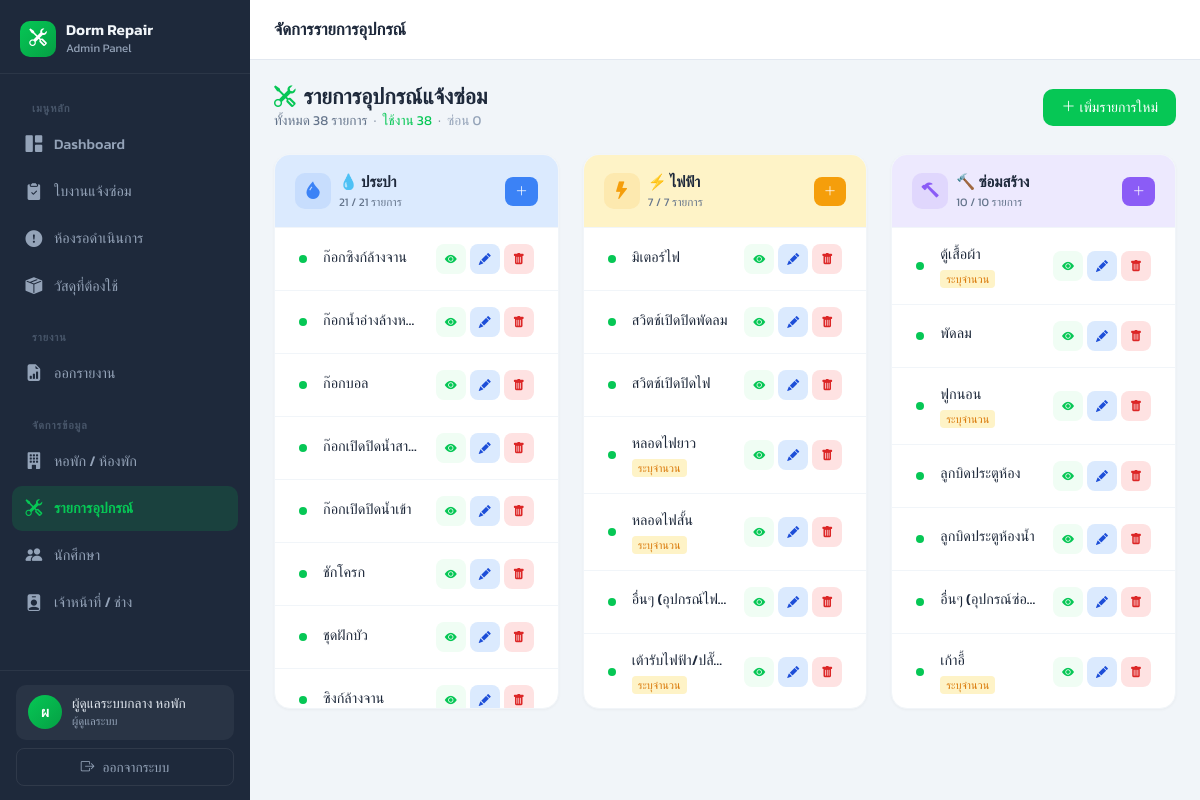
The page /admin/items.php (signed in) on the database its author committed.
### tables this page shows
CREATE TABLE repair_items_master (
    id INT AUTO_INCREMENT PRIMARY KEY,
    category ENUM('ประปา', 'ไฟฟ้า', 'ซ่อมสร้าง') NOT NULL,
    item_name VARCHAR(150) NOT NULL,
    require_quantity TINYINT(1) DEFAULT 0, 
    is_active TINYINT(1) DEFAULT 1,       
    created_at TIMESTAMP DEFAULT CURRENT_TIMESTAMP
);

### admin/items.php (the view, shortened to what this page needs)
<?php
require_once '../connect.php';
$itemsStmt = $pdo->query("
    SELECT m.*,
           COUNT(ri.id) AS used_count
    FROM repair_items_master m
    LEFT JOIN repair_items ri ON m.id = ri.item_master_id
    GROUP BY m.id
    ORDER BY m.category ASC, m.is_active DESC, m.item_name ASC
");
$allItems = $itemsStmt->fetchAll();
$categories = ['ประปา', 'ไฟฟ้า', 'ซ่อมสร้าง'];
$grouped    = array_fill_keys($categories, []);
foreach ($allItems as $item) {
    if (isset($grouped[$item['category']])) {
        $grouped[$item['category']][] = $item;
    }
}
$catMeta = [
    'ประปา'    => ['emoji' => '💧', 'color' => '#3b82f6', 'bg' => '#dbeafe', 'icon' => 'bi-droplet-fill'],
    'ไฟฟ้า'   => ['emoji' => '⚡', 'color' => '#f59e0b', 'bg' => '#fef3c7', 'icon' => 'bi-lightning-fill'],
    'ซ่อมสร้าง' => ['emoji' => '🔨', 'color' => '#8b5cf6', 'bg' => '#ede9fe', 'icon' => 'bi-hammer'],
];
$totalActive   = count(array_filter($allItems, fn($i) => $i['is_active']));
$totalInactive = count($allItems) - $totalActive;
include 'includes/header.php';
?>
<div class="page-header">
    <div>
        <h2><i class="bi bi-tools me-2" style="color:#06C755;"></i>รายการอุปกรณ์แจ้งซ่อม</h2>
        <p class="page-desc">
            ทั้งหมด <?= count($allItems) ?> รายการ &nbsp;·&nbsp;
            <span style="color:#06C755;">ใช้งาน <?= $totalActive ?></span> &nbsp;·&nbsp;
            <span style="color:#94a3b8;">ซ่อน <?= $totalInactive ?></span>
        </p>
    </div>
    <button class="btn btn-sm" style="background:#06C755;color:white;border:none;border-radius:10px;padding:8px 18px;"
            onclick="openAddModal()">
        <i class="bi bi-plus-lg me-1"></i>เพิ่มรายการใหม่
    </button>
</div>
<div class="row g-4">
    <?php foreach ($categories as $cat):
        $meta  = $catMeta[$cat];
        $items = $grouped[$cat];
        $activeCount = count(array_filter($items, fn($i) => $i['is_active']));
    ?>
    <div class="col-12 col-lg-4">
        <div class="panel mb-0 h-100">
            <div class="panel-header" style="background:<?= $meta['bg'] ?>;">
                <div class="d-flex align-items-center gap-2">
                    <div style="width:36px;height:36px;border-radius:10px;background:<?= $meta['color'] ?>20;display:flex;align-items:center;justify-content:center;font-size:1.1rem;color:<?= $meta['color'] ?>;">
                        <i class="bi <?= $meta['icon'] ?>"></i>
                    </div>
                    <div>
                        <div style="font-weight:700;font-size:0.95rem;color:#1e293b;"><?= $meta['emoji'] ?> <?= $cat ?></div>
                        <div style="font-size:0.72rem;color:#64748b;"><?= $activeCount ?> / <?= count($items) ?> รายการ</div>
                    </div>
                </div>
                <button class="btn btn-sm" style="background:<?= $meta['color'] ?>;color:white;border:none;border-radius:8px;font-size:0.78rem;padding:5px 10px;"
                        onclick="openAddModal('<?= $cat ?>')">
                    <i class="bi bi-plus-lg"></i>
                </button>
            </div>
            <div style="max-height:480px;overflow-y:auto;">
                <?php if (empty($items)): ?>
                <div class="text-center text-muted py-5" style="font-size:0.85rem;">
                    <i class="bi bi-inbox" style="font-size:1.5rem;display:block;margin-bottom:6px;"></i>
                    ยังไม่มีรายการในหมวดนี้
                </div>
                <?php else: ?>
                <?php foreach ($items as $item): ?>
                <div class="d-flex align-items-center gap-3 px-4 py-3 border-bottom item-row"
                     style="border-color:#f1f5f9 !important;opacity:<?= $item['is_active'] ? 1 : 0.5 ?>;">
                    <div style="width:8px;height:8px;border-radius:50%;background:<?= $item['is_active'] ? '#06C755' : '#cbd5e1' ?>;flex-shrink:0;"></div>
                    <div class="flex-fill" style="min-width:0;">
                        <div style="font-size:0.9rem;font-weight:500;color:<?= $item['is_active'] ? '#1e293b' : '#94a3b8' ?>;white-space:nowrap;overflow:hidden;text-overflow:ellipsis;">
                            <?= htmlspecialchars($item['item_name']) ?>
                        </div>
                        <div class="d-flex gap-2 mt-1 flex-wrap">
                            <?php if ($item['require_quantity']): ?>
                            <span style="font-size:0.68rem;background:#fef3c7;color:#d97706;padding:1px 6px;border-radius:4px;font-weight:500;">
                                ระบุจำนวน
                            </span>
                            <?php endif; ?>
                        </div>
                    </div>
                    <div class="d-flex gap-1 flex-shrink-0">
                        <form method="POST" style="margin:0;">
                            <button type="submit" class="btn btn-sm"
                                    style="width:30px;height:30px;padding:0;border-radius:8px;border:none;background:<?= $item['is_active'] ? '#f0fdf4' : '#f8fafc' ?>;color:<?= $item['is_active'] ? '#06C755' : '#94a3b8' ?>;"
                                    title="<?= $item['is_active'] ? 'ซ่อนจากฟอร์ม' : 'เปิดใช้งาน' ?>">
                                <i class="bi bi-<?= $item['is_active'] ? 'eye-fill' : 'eye-slash' ?>" style="font-size:0.75rem;"></i>
                            </button>
                        </form>
                        <button class="btn btn-sm"
                                style="width:30px;height:30px;padding:0;border-radius:8px;border:none;background:#dbeafe;color:#1d4ed8;"
                                onclick="openEditModal(<?= htmlspecialchars(json_encode($item)) ?>)"
                                title="แก้ไข">
                            <i class="bi bi-pencil-fill" style="font-size:0.75rem;"></i>
                        </button>
                        <form method="POST" style="margin:0;" onsubmit="return confirmDelete(event, '<?= htmlspecialchars($item['item_name'], ENT_QUOTES) ?>', <?= $item['used_count'] ?>)">
                            <button type="submit" class="btn btn-sm"
                                    style="width:30px;height:30px;padding:0;border-radius:8px;border:none;background:<?= $item['used_count'] > 0 ? '#f8fafc' : '#fee2e2' ?>;color:<?= $item['used_count'] > 0 ? '#cbd5e1' : '#dc2626' ?>;"
                                    title="<?= $item['used_count'] > 0 ? 'ไม่สามารถลบได้ (ถูกใช้ในใบงาน)' : 'ลบ' ?>"
                                    <?= $item['used_count'] > 0 ? 'disabled' : '' ?>>
                                <i class="bi bi-trash-fill" style="font-size:0.75rem;"></i>
                            </button>
                        </form>
                    </div>
                </div>
                <?php endforeach; ?>
                <?php endif; ?>
            </div>
        </div>
    </div>
    <?php endforeach; ?>
</div>
<?php
include 'includes/footer.php';
?>

### admin/includes/header.php (style rules this page uses)
:root { --primary: #06C755; --primary-dark: #05a044; --sidebar-bg: #1e293b; --sidebar-hover: #0f172a; --sidebar-active: rgba(6, 199, 85, 0.15); --sidebar-text: #94a3b8; --sidebar-text-active: #06C755; --sidebar-width: 250px; --topbar-height: 60px; }
* { box-sizing: border-box; }
body { font-family: 'Kanit', sans-serif; background-color: #f1f5f9; color: #334155; margin: 0; padding: 0; }
.page-header { display: flex; align-items: center; justify-content: space-between; margin-bottom: 24px; flex-wrap: wrap; gap: 12px; }
.page-header h2 { font-size: 1.35rem; font-weight: 700; color: #1e293b; margin: 0; }
.page-header .page-desc { font-size: 0.85rem; color: #64748b; margin: 0; }
.panel { background: white; border-radius: 16px; border: 1px solid #f1f5f9; box-shadow: 0 1px 3px rgba(0,0,0,0.04); margin-bottom: 24px; overflow: hidden; }
.panel-header { padding: 16px 20px; border-bottom: 1px solid #f1f5f9; display: flex; align-items: center; justify-content: space-between; gap: 12px; }

### rows shown on the page
repair_items_master: is_active 1 (drawn), item_name "ก๊อกซิงก์ล้างจาน"
repair_items_master: is_active 1 (drawn), item_name "ก๊อกน้ำอ่างล้างหน้า"
repair_items_master: is_active 1 (drawn), item_name "ก๊อกบอล"
repair_items_master: is_active 1 (drawn), item_name "ก๊อกเปิดปิดน้ำสา…"
repair_items_master: is_active 1 (drawn), item_name "ก๊อกเปิดปิดน้ำเข้า"
repair_items_master: is_active 1 (drawn), item_name "ชักโครก"
repair_items_master: is_active 1 (drawn), item_name "ชุดฝักบัว"
repair_items_master: is_active 1 (drawn), item_name "ซิงก์ล้างจาน"
repair_items_master: is_active 1 (drawn), item_name "มิเตอร์ไฟ"
repair_items_master: is_active 1 (drawn), item_name "สวิตช์เปิดปิดพัดลม"
repair_items_master: is_active 1 (drawn), item_name "สวิตช์เปิดปิดไฟ"
repair_items_master: is_active 1 (drawn), item_name "หลอดไฟยาว", require_quantity "ระบุจำนวน"
repair_items_master: is_active 1 (drawn), item_name "หลอดไฟสั้น", require_quantity "ระบุจำนวน"
repair_items_master: is_active 1 (drawn), item_name "อื่นๆ (อุปกรณ์ไฟ…"
repair_items_master: is_active 1 (drawn), item_name "เต้ารับไฟฟ้า/ปลั๊…", require_quantity "ระบุจำนวน"
repair_items_master: is_active 1 (drawn), item_name "ตู้เสื้อผ้า", require_quantity "ระบุจำนวน"
repair_items_master: is_active 1 (drawn), item_name "พัดลม"
repair_items_master: is_active 1 (drawn), item_name "ฟูกนอน", require_quantity "ระบุจำนวน"
repair_items_master: is_active 1 (drawn), item_name "ลูกบิดประตูห้อง"
repair_items_master: is_active 1 (drawn), item_name "ลูกบิดประตูห้องน้ำ"
repair_items_master: is_active 1 (drawn), item_name "อื่นๆ (อุปกรณ์ซ่อ…"
repair_items_master: is_active 1 (drawn), item_name "เก้าอี้", require_quantity "ระบุจำนวน"

### other values the page prints
mb_substr($_SESSION['admin_name'] ?? 'A', 0, 1) "ผ"
$_SESSION['admin_name'] "ผู้ดูแลระบบกลาง หอพัก"
$page_title "จัดการรายการอุปกรณ์"
count($allItems) "38"
$totalActive "38"
$totalInactive "0"
$meta['emoji'] "💧"
$cat "ประปา"
$activeCount "21"
count($items) "21"
$meta['emoji'] "⚡"
$cat "ไฟฟ้า"
$activeCount "7"
count($items) "7"
$meta['emoji'] "🔨"
